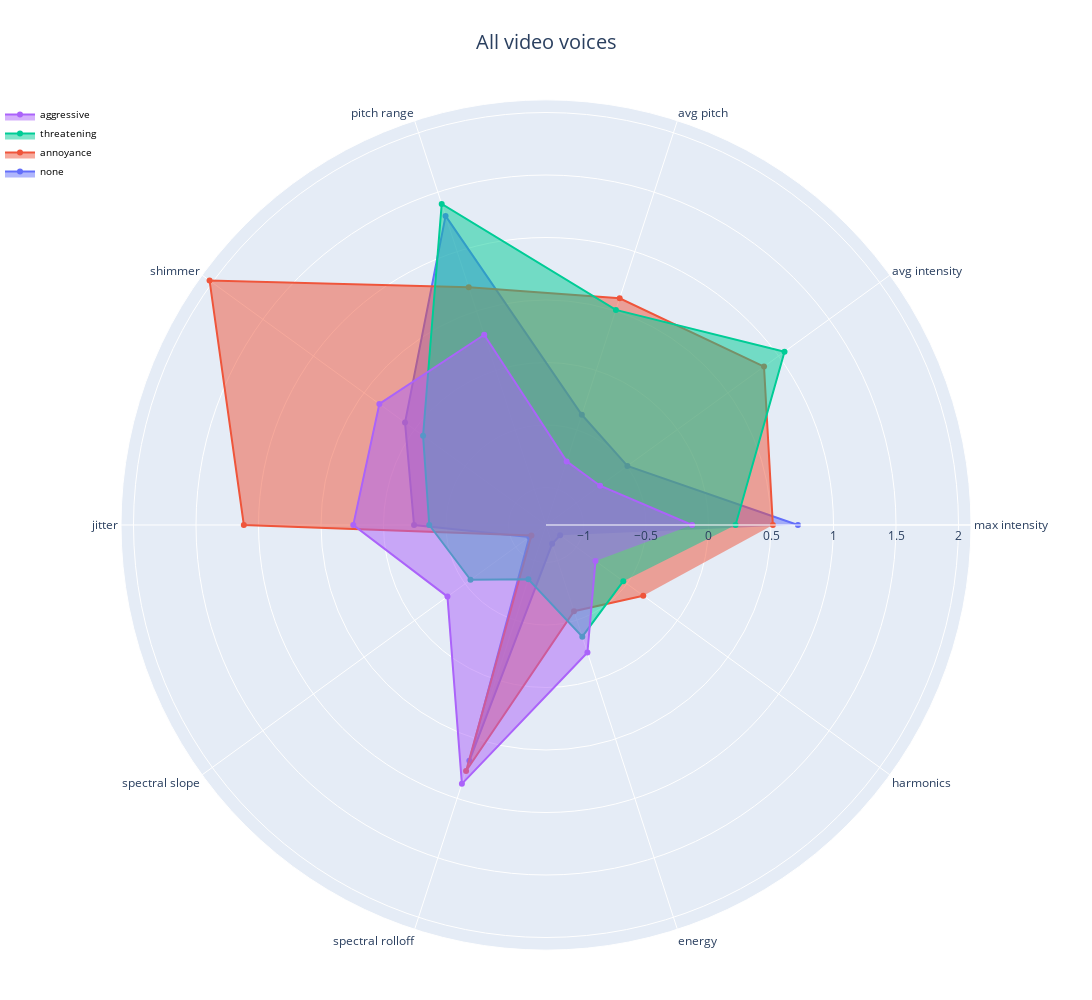

The notebook cell saved with this chart:
### Code cell
radarPlotDataframes(df_merged, 'All video voices', 'segment', -1.3, 2.1)

### Figure 1 — Plotly figure (JSON) as saved in the notebook; plotly's stock layout.template omitted (floating-point values rounded to 4 significant figures)
{"data": [{"fill": "toself", "name": "none", "r": [0.7153, -0.4953, -0.3729, 1.3, 0.09406, -0.2443, -1.135, 0.6835, -1.142, -1.16, 0.522, 0.7606, -0.4601], "subplot": "polar", "theta": ["max intensity", "avg intensity", "avg pitch", "pitch range", "shimmer", "jitter", "spectral slope", "spectral rolloff", "energy", "harmonics"], "type": "scatterpolar"}, {"fill": "toself", "name": "annoyance", "r": [0.515, 0.8559, 0.6071, 0.7, 2.027, 1.117, -1.156, 0.7692, -0.5752, -0.3381, -1.169, 0.1128, 0.955], "subplot": "polar", "theta": ["max intensity", "avg intensity", "avg pitch", "pitch range", "shimmer", "jitter", "spectral slope", "spectral rolloff", "energy", "harmonics"], "type": "scatterpolar"}, {"fill": "toself", "name": "threatening", "r": [0.2163, 1.059, 0.5091, 1.4, -0.08437, -0.3661, -0.5536, -0.8435, -0.3603, -0.5357, 0.5193, 2.036, -0.5011], "subplot": "polar", "theta": ["max intensity", "avg intensity", "avg pitch", "pitch range", "shimmer", "jitter", "spectral slope", "spectral rolloff", "energy", "harmonics"], "type": "scatterpolar"}, {"fill": "toself", "name": "aggressive", "r": [-0.1316, -0.7656, -0.7649, 0.3, 0.3477, 0.2419, -0.3254, 0.8775, -0.2271, -0.8107, 0.441, 1.372, -0.202], "subplot": "polar", "theta": ["max intensity", "avg intensity", "avg pitch", "pitch range", "shimmer", "jitter", "spectral slope", "spectral rolloff", "energy", "harmonics"], "type": "scatterpolar"}], "layout": {"annotations": [{"font": {"size": 20}, "showarrow": false, "text": "All video voices", "x": 0.5, "xanchor": "center", "xref": "paper", "y": 1.05, "yanchor": "bottom", "yref": "paper"}], "autosize": false, "height": 1000, "legend": {"font": {"color": "black", "size": 10}, "traceorder": "reversed", "x": 0, "y": 1}, "margin": {"b": 50, "l": 0, "r": 0, "t": 100}, "polar": {"domain": {"x": [0, 1], "y": [0, 1]}, "radialaxis": {"range": [-1.3, 2.1], "visible": true}}, "showlegend": true, "width": 1200}}
